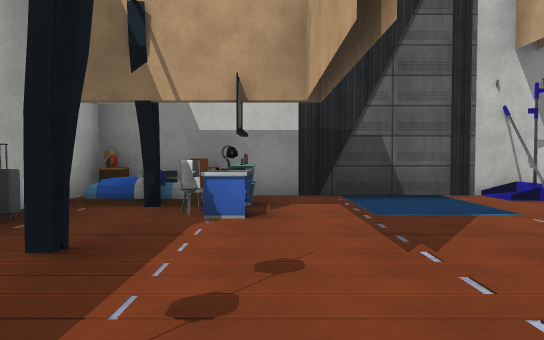
[1] (above)

16 first-person views from a walk through a scene from a Unity 3-D project. The camera is 1.3 m above the floor, tilts 2° down and sees 70° across. Doors are open. The floor is counted in squares, 2 m on a side. Each view is taken from the middle of a square. On the plan, view 1 faces up. The plan holds only what a view shows up to about 11 squares ahead; the rest is blank. The place goes on beyond the plan. Some surface patterns are stand-ins.

[2]
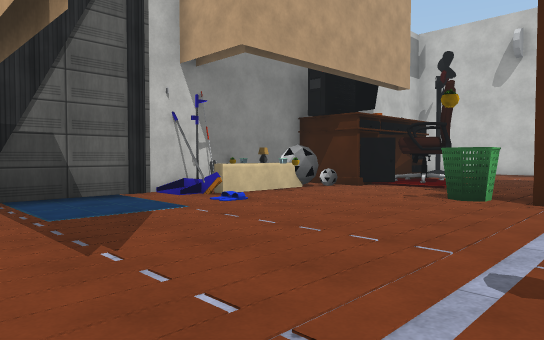

[3]
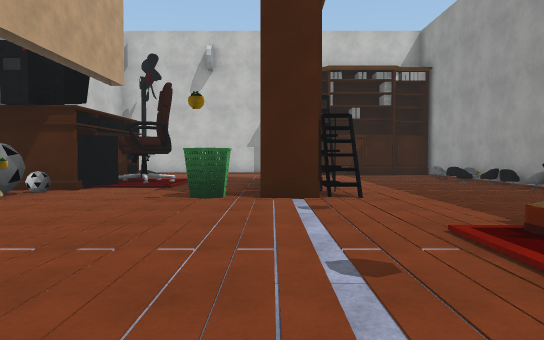

[4]
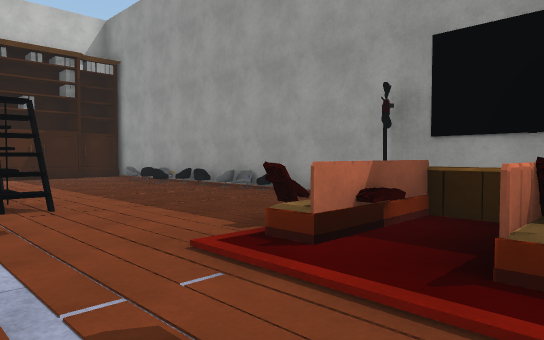

[5]
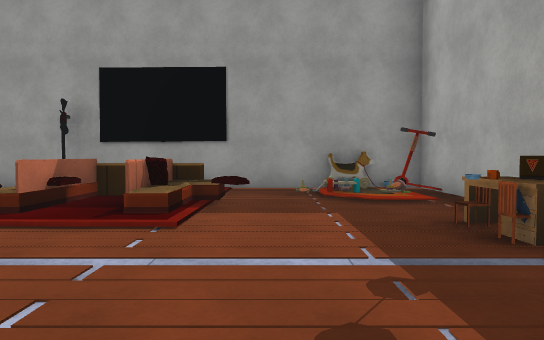

[6]
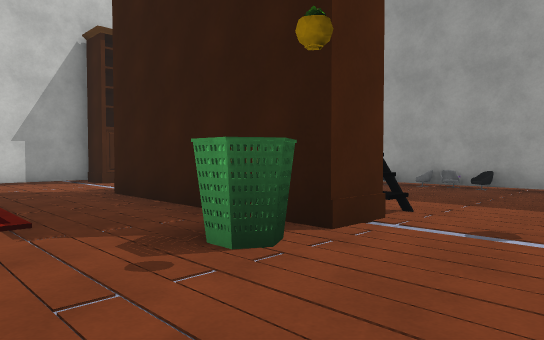

[7]
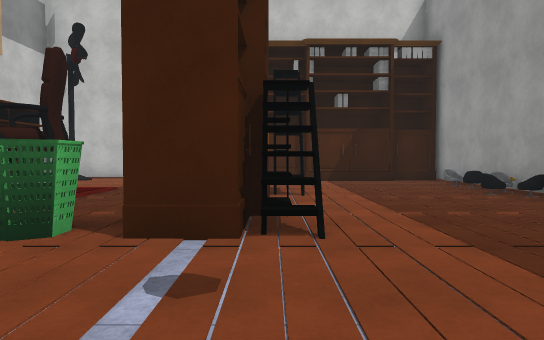

[8]
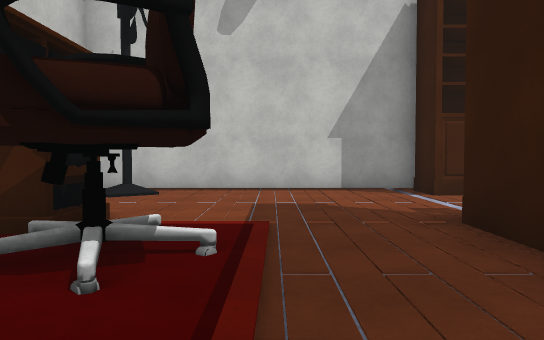

[9]
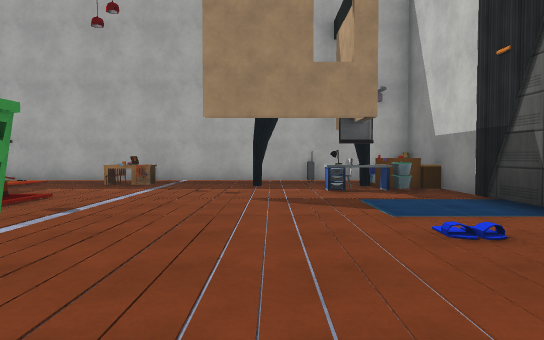

[10]
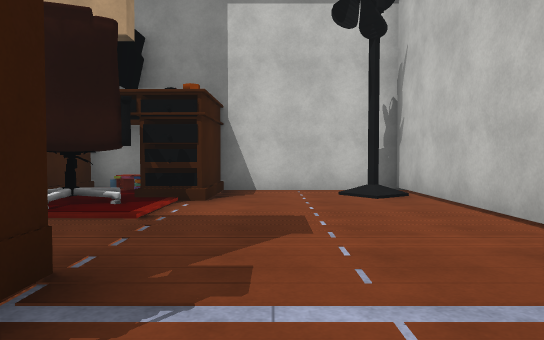

[11]
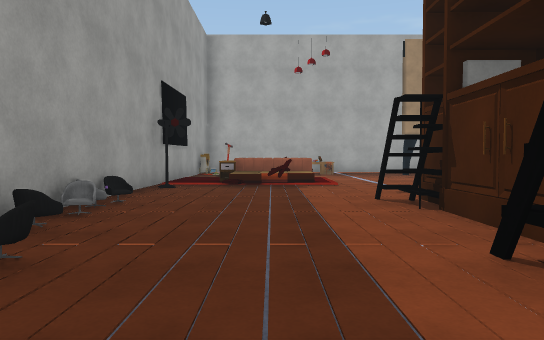

[12]
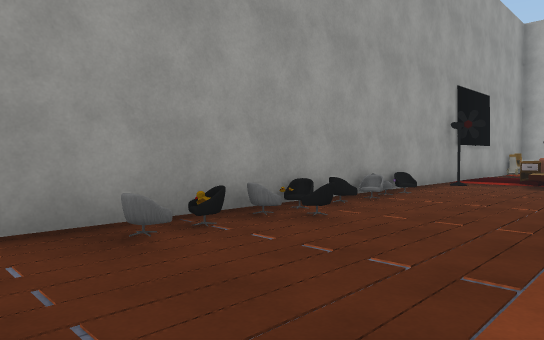

[13]
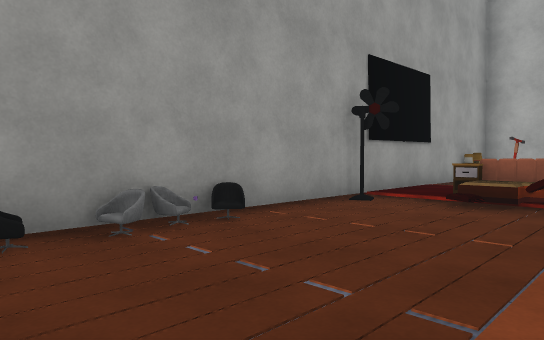

[14]
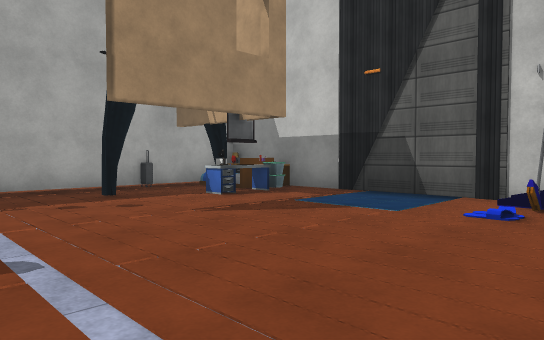

[15]
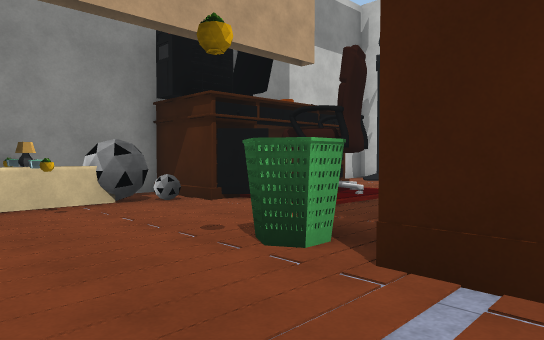

[16]
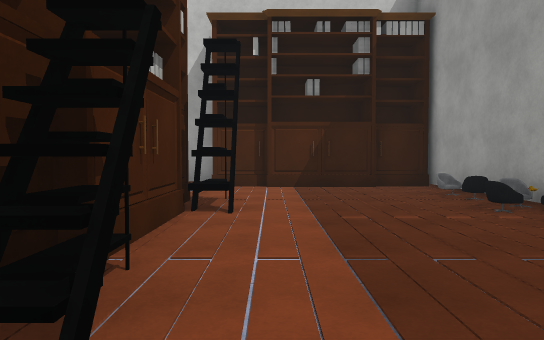

### Floor plan
Points are (right, up) in squares from view 1. A wall is a line through its corners. A room is listed if a view was taken in it or the views show most of it. See-through windows are left out.
Room 1 (views 1, 2, 3, 4, 5, 6, 7, 8, 9, 10, 11, 12, 13, 14, 15, 16)
walls: (6.1, -0.4) (6.8, -0.4); (6.4, -0.2) (6.4, 0.1); (6.6, -0.4) (6.3, -0.4); (7.3, 0.3) (6.1, 0.3) (6.1, 1.2) (10.8, 1.1) (10.8, 0.7); (7.2, -0.2) (6.3, -0.2); (8.2, 4.2) (7.5, 4.9); (9.9, -0.7) (9.9, 0); (10.2, 0.1) (6.1, 0.1); (10.8, 0.2) (10.2, 0.2); (10.9, -0.4) (9.7, -0.4); (7.6, 6.5) (-2.9, 6.4) (-2.9, -4.5) (13.8, -4.5); (9.5, 6.6) (8.5, 6.5) (8.5, 5); (13.5, -0.9) (13.5, 0.3) (14.4, 0.3) (14.4, 6.6) (11, 6.6); (13.3, -3.2) (13.3, -0.9); (13.5, -4.5) (13.5, -3.2)
low walls: (6.3, -0.2) (6.3, 0.1)
objects: other object (-3, 4); other object (-2, -1); other object (-2, 0); other object (-2, 1); other object (-2, 5); other object (-1, -4); other object (-1, 4); other object (-1, 5); other object (-1, 6); other object (0, 4); other object (0, 5); other object (1, -3); other object (1, -2); other object (2, -3); other object (2, -2); other object (3, -3); other object (3, -2) to (3, -1); other object (4, -2); other object (4, 6); other object (5, 4); other object (5, 5); other object (5, 6); other object (6, -4); other object (6, 2); other object (9, -4); other object (9, 4) to (10, 5); other object (10, -4); other object (10, 5); other object (11, -4); other object (11, 5); other object (11, 6)

Positions as (right, up) in squares from view 1, and headings:
1: (0, 0), facing up
2: (0, 0), facing up-right
3: (0, 1), facing right
4: (1, 1), facing down-right
5: (0, 3), facing down
6: (4, 4), facing down-right
7: (3, 0), facing right
8: (7, 3), facing right
9: (7, 3), facing left
10: (12, -1), facing up
11: (12, -2), facing left
12: (13, -1), facing down-left
13: (9, -1), facing down-left
14: (5, 0), facing up-left
15: (4, 0), facing up-right
16: (5, -1), facing right
